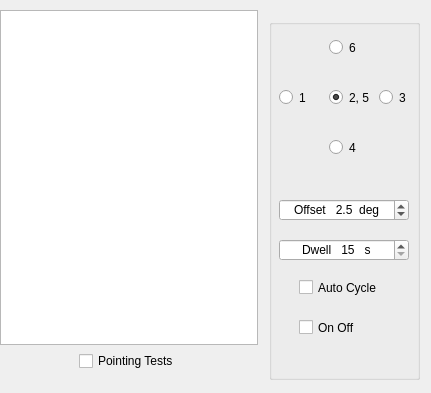
<?xml version="1.0" encoding="UTF-8"?>
<ui version="4.0">
 <class>Astro</class>
 <widget class="QWidget" name="Astro">
  <property name="geometry">
   <rect>
    <x>0</x>
    <y>0</y>
    <width>431</width>
    <height>393</height>
   </rect>
  </property>
  <property name="windowTitle">
   <string>Form</string>
  </property>
  <widget class="QGroupBox" name="gbPointing">
   <property name="geometry">
    <rect>
     <x>269</x>
     <y>19</y>
     <width>151</width>
     <height>361</height>
    </rect>
   </property>
   <property name="title">
    <string/>
   </property>
   <widget class="QRadioButton" name="rb1">
    <property name="geometry">
     <rect>
      <x>10</x>
      <y>70</y>
      <width>30</width>
      <height>17</height>
     </rect>
    </property>
    <property name="text">
     <string>1</string>
    </property>
   </widget>
   <widget class="QRadioButton" name="rb2">
    <property name="geometry">
     <rect>
      <x>60</x>
      <y>70</y>
      <width>40</width>
      <height>17</height>
     </rect>
    </property>
    <property name="text">
     <string>2, 5</string>
    </property>
    <property name="checked">
     <bool>true</bool>
    </property>
   </widget>
   <widget class="QRadioButton" name="rb3">
    <property name="geometry">
     <rect>
      <x>110</x>
      <y>70</y>
      <width>30</width>
      <height>17</height>
     </rect>
    </property>
    <property name="text">
     <string>3</string>
    </property>
   </widget>
   <widget class="QRadioButton" name="rb4">
    <property name="geometry">
     <rect>
      <x>60</x>
      <y>120</y>
      <width>30</width>
      <height>17</height>
     </rect>
    </property>
    <property name="text">
     <string>4</string>
    </property>
   </widget>
   <widget class="QRadioButton" name="rb6">
    <property name="geometry">
     <rect>
      <x>60</x>
      <y>20</y>
      <width>30</width>
      <height>17</height>
     </rect>
    </property>
    <property name="text">
     <string>6</string>
    </property>
   </widget>
   <widget class="QDoubleSpinBox" name="sbOffset">
    <property name="geometry">
     <rect>
      <x>10</x>
      <y>180</y>
      <width>130</width>
      <height>22</height>
     </rect>
    </property>
    <property name="alignment">
     <set>Qt::AlignCenter</set>
    </property>
    <property name="prefix">
     <string>Offset   </string>
    </property>
    <property name="suffix">
     <string>  deg</string>
    </property>
    <property name="decimals">
     <number>1</number>
    </property>
    <property name="minimum">
     <double>0.500000000000000</double>
    </property>
    <property name="maximum">
     <double>20.000000000000000</double>
    </property>
    <property name="singleStep">
     <double>0.500000000000000</double>
    </property>
    <property name="value">
     <double>2.500000000000000</double>
    </property>
   </widget>
   <widget class="QCheckBox" name="cbAutoCycle">
    <property name="geometry">
     <rect>
      <x>30</x>
      <y>260</y>
      <width>91</width>
      <height>17</height>
     </rect>
    </property>
    <property name="text">
     <string>Auto Cycle</string>
    </property>
   </widget>
   <widget class="QCheckBox" name="cbOnOff">
    <property name="geometry">
     <rect>
      <x>30</x>
      <y>300</y>
      <width>70</width>
      <height>17</height>
     </rect>
    </property>
    <property name="text">
     <string>On Off</string>
    </property>
   </widget>
   <widget class="QSpinBox" name="sbDwell">
    <property name="geometry">
     <rect>
      <x>10</x>
      <y>220</y>
      <width>130</width>
      <height>22</height>
     </rect>
    </property>
    <property name="alignment">
     <set>Qt::AlignCenter</set>
    </property>
    <property name="suffix">
     <string>   s</string>
    </property>
    <property name="prefix">
     <string>Dwell   </string>
    </property>
    <property name="minimum">
     <number>15</number>
    </property>
    <property name="maximum">
     <number>300</number>
    </property>
    <property name="singleStep">
     <number>5</number>
    </property>
   </widget>
  </widget>
  <widget class="QWidget" name="layoutWidget">
   <property name="geometry">
    <rect>
     <x>0</x>
     <y>10</y>
     <width>258</width>
     <height>371</height>
    </rect>
   </property>
   <layout class="QVBoxLayout" name="verticalLayout">
    <item>
     <widget class="QTextBrowser" name="astroTextBrowser">
      <property name="sizePolicy">
       <sizepolicy hsizetype="Preferred" vsizetype="Preferred">
        <horstretch>0</horstretch>
        <verstretch>0</verstretch>
       </sizepolicy>
      </property>
      <property name="minimumSize">
       <size>
        <width>0</width>
        <height>325</height>
       </size>
      </property>
      <property name="maximumSize">
       <size>
        <width>16777215</width>
        <height>16777215</height>
       </size>
      </property>
      <property name="font">
       <font>
        <family>Courier New</family>
        <pointsize>20</pointsize>
        <weight>75</weight>
        <bold>true</bold>
       </font>
      </property>
     </widget>
    </item>
    <item>
     <layout class="QHBoxLayout" name="horizontalLayout">
      <item>
       <spacer name="horizontalSpacer">
        <property name="orientation">
         <enum>Qt::Horizontal</enum>
        </property>
        <property name="sizeHint" stdset="0">
         <size>
          <width>40</width>
          <height>20</height>
         </size>
        </property>
       </spacer>
      </item>
      <item>
       <widget class="QCheckBox" name="cbPointingTests">
        <property name="text">
         <string>Pointing Tests</string>
        </property>
       </widget>
      </item>
      <item>
       <spacer name="horizontalSpacer_2">
        <property name="orientation">
         <enum>Qt::Horizontal</enum>
        </property>
        <property name="sizeHint" stdset="0">
         <size>
          <width>40</width>
          <height>20</height>
         </size>
        </property>
       </spacer>
      </item>
     </layout>
    </item>
    <item>
     <spacer name="verticalSpacer">
      <property name="orientation">
       <enum>Qt::Vertical</enum>
      </property>
      <property name="sizeType">
       <enum>QSizePolicy::Fixed</enum>
      </property>
      <property name="sizeHint" stdset="0">
       <size>
        <width>20</width>
        <height>10</height>
       </size>
      </property>
     </spacer>
    </item>
   </layout>
  </widget>
 </widget>
 <resources/>
 <connections/>
</ui>
